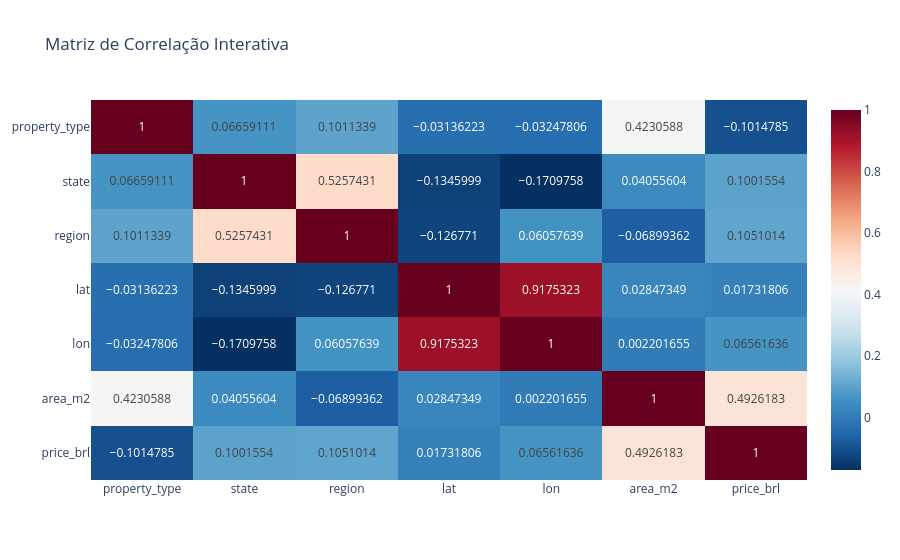

The cell this chart's notebook holds for it:
### Code cell
corr_matrix = brasil_re_df_num.corr()

fig = px.imshow(
    corr_matrix,
    text_auto=True,
    color_continuous_scale='RdBu_r',
    aspect="auto",
    title="Matriz de Correlação Interativa"
)
fig.show()

### Figure 1 — Plotly figure (JSON) as saved in the notebook; plotly's stock layout.template omitted (floating-point values rounded to 4 significant figures)
{"data": [{"coloraxis": "coloraxis", "name": "0", "texttemplate": "%{z}", "x": ["property_type", "state", "region", "lat", "lon", "area_m2", "price_brl"], "y": ["property_type", "state", "region", "lat", "lon", "area_m2", "price_brl"], "z": [[1.0, 0.06659, 0.1011, -0.03136, -0.03248, 0.4231, -0.1015], [0.06659, 1.0, 0.5257, -0.1346, -0.171, 0.04056, 0.1002], [0.1011, 0.5257, 1.0, -0.1268, 0.06058, -0.06899, 0.1051], [-0.03136, -0.1346, -0.1268, 1.0, 0.9175, 0.02847, 0.01732], [-0.03248, -0.171, 0.06058, 0.9175, 1.0, 0.002202, 0.06562], [0.4231, 0.04056, -0.06899, 0.02847, 0.002202, 1.0, 0.4926], [-0.1015, 0.1002, 0.1051, 0.01732, 0.06562, 0.4926, 1.0]], "type": "heatmap", "xaxis": "x", "yaxis": "y", "hovertemplate": "x: %{x}<br>y: %{y}<br>color: %{z}<extra></extra>"}], "layout": {"xaxis": {"anchor": "y", "domain": [0.0, 1.0]}, "yaxis": {"anchor": "x", "domain": [0.0, 1.0], "autorange": "reversed"}, "coloraxis": {"colorscale": [[0.0, "rgb(5,48,97)"], [0.1, "rgb(33,102,172)"], [0.2, "rgb(67,147,195)"], [0.3, "rgb(146,197,222)"], [0.4, "rgb(209,229,240)"], [0.5, "rgb(247,247,247)"], [0.6, "rgb(253,219,199)"], [0.7, "rgb(244,165,130)"], [0.8, "rgb(214,96,77)"], [0.9, "rgb(178,24,43)"], [1.0, "rgb(103,0,31)"]]}, "title": {"text": "Matriz de Correlação Interativa"}}}
